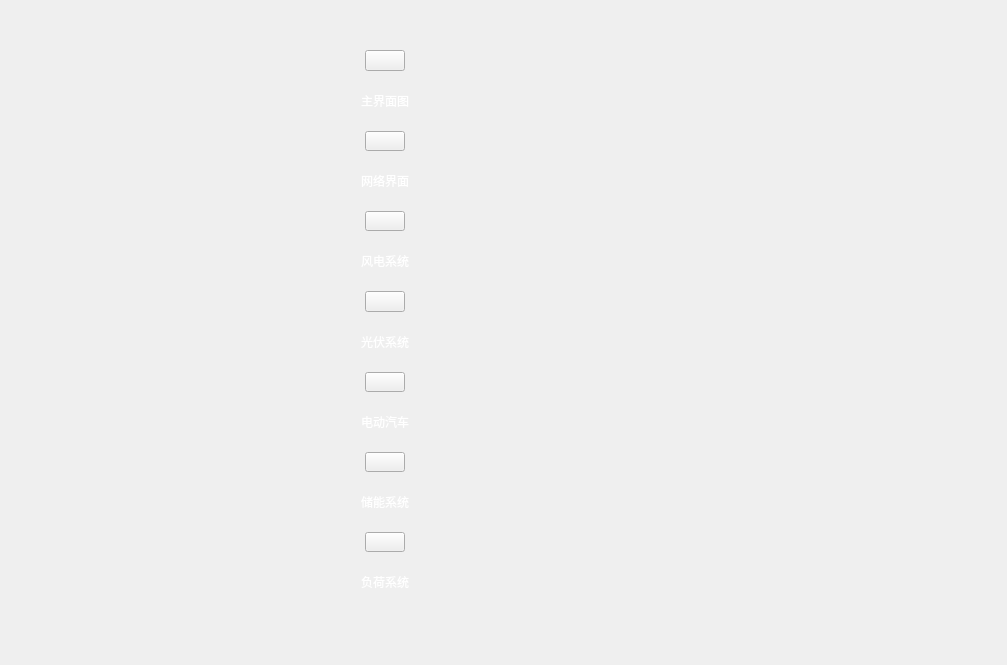
<?xml version="1.0" encoding="UTF-8"?>
<ui version="4.0">
 <class>Form</class>
 <widget class="QWidget" name="Form">
  <property name="geometry">
   <rect>
    <x>0</x>
    <y>0</y>
    <width>1007</width>
    <height>665</height>
   </rect>
  </property>
  <property name="windowTitle">
   <string>Form</string>
  </property>
  <widget class="QWidget" name="layoutWidget">
   <property name="geometry">
    <rect>
     <x>290</x>
     <y>50</y>
     <width>190</width>
     <height>542</height>
    </rect>
   </property>
   <layout class="QVBoxLayout" name="layout1">
    <property name="spacing">
     <number>20</number>
    </property>
    <item>
     <layout class="QVBoxLayout" name="verticalLayout">
      <item>
       <layout class="QHBoxLayout" name="horizontalLayout">
        <item>
         <spacer name="horizontalSpacer">
          <property name="orientation">
           <enum>Qt::Horizontal</enum>
          </property>
          <property name="sizeHint" stdset="0">
           <size>
            <width>40</width>
            <height>20</height>
           </size>
          </property>
         </spacer>
        </item>
        <item>
         <widget class="QPushButton" name="Btn1">
          <property name="sizePolicy">
           <sizepolicy hsizetype="Preferred" vsizetype="Preferred">
            <horstretch>0</horstretch>
            <verstretch>0</verstretch>
           </sizepolicy>
          </property>
          <property name="text">
           <string/>
          </property>
         </widget>
        </item>
        <item>
         <spacer name="horizontalSpacer_2">
          <property name="orientation">
           <enum>Qt::Horizontal</enum>
          </property>
          <property name="sizeHint" stdset="0">
           <size>
            <width>40</width>
            <height>20</height>
           </size>
          </property>
         </spacer>
        </item>
       </layout>
      </item>
      <item>
       <layout class="QHBoxLayout" name="horizontalLayout_2">
        <item>
         <spacer name="horizontalSpacer_4">
          <property name="orientation">
           <enum>Qt::Horizontal</enum>
          </property>
          <property name="sizeHint" stdset="0">
           <size>
            <width>40</width>
            <height>20</height>
           </size>
          </property>
         </spacer>
        </item>
        <item>
         <widget class="QLabel" name="txt1">
          <property name="styleSheet">
           <string notr="true">font: 15pt &quot;SimSun&quot;;
color:white;</string>
          </property>
          <property name="text">
           <string>主界面图</string>
          </property>
          <property name="alignment">
           <set>Qt::AlignCenter</set>
          </property>
         </widget>
        </item>
        <item>
         <spacer name="horizontalSpacer_3">
          <property name="orientation">
           <enum>Qt::Horizontal</enum>
          </property>
          <property name="sizeHint" stdset="0">
           <size>
            <width>40</width>
            <height>20</height>
           </size>
          </property>
         </spacer>
        </item>
       </layout>
      </item>
     </layout>
    </item>
    <item>
     <layout class="QVBoxLayout" name="verticalLayout_2">
      <item>
       <layout class="QHBoxLayout" name="horizontalLayout_17">
        <item>
         <spacer name="horizontalSpacer_33">
          <property name="orientation">
           <enum>Qt::Horizontal</enum>
          </property>
          <property name="sizeHint" stdset="0">
           <size>
            <width>40</width>
            <height>20</height>
           </size>
          </property>
         </spacer>
        </item>
        <item>
         <widget class="QPushButton" name="Btn2">
          <property name="sizePolicy">
           <sizepolicy hsizetype="Preferred" vsizetype="Preferred">
            <horstretch>0</horstretch>
            <verstretch>0</verstretch>
           </sizepolicy>
          </property>
          <property name="text">
           <string/>
          </property>
         </widget>
        </item>
        <item>
         <spacer name="horizontalSpacer_34">
          <property name="orientation">
           <enum>Qt::Horizontal</enum>
          </property>
          <property name="sizeHint" stdset="0">
           <size>
            <width>40</width>
            <height>20</height>
           </size>
          </property>
         </spacer>
        </item>
       </layout>
      </item>
      <item>
       <layout class="QHBoxLayout" name="horizontalLayout_18">
        <item>
         <spacer name="horizontalSpacer_36">
          <property name="orientation">
           <enum>Qt::Horizontal</enum>
          </property>
          <property name="sizeHint" stdset="0">
           <size>
            <width>40</width>
            <height>20</height>
           </size>
          </property>
         </spacer>
        </item>
        <item>
         <widget class="QLabel" name="txt2">
          <property name="styleSheet">
           <string notr="true">font: 15pt &quot;SimSun&quot;;
color:white;</string>
          </property>
          <property name="text">
           <string>网络界面</string>
          </property>
          <property name="alignment">
           <set>Qt::AlignCenter</set>
          </property>
         </widget>
        </item>
        <item>
         <spacer name="horizontalSpacer_35">
          <property name="orientation">
           <enum>Qt::Horizontal</enum>
          </property>
          <property name="sizeHint" stdset="0">
           <size>
            <width>40</width>
            <height>20</height>
           </size>
          </property>
         </spacer>
        </item>
       </layout>
      </item>
     </layout>
    </item>
    <item>
     <layout class="QVBoxLayout" name="verticalLayout_3">
      <item>
       <layout class="QHBoxLayout" name="horizontalLayout_19">
        <item>
         <spacer name="horizontalSpacer_38">
          <property name="orientation">
           <enum>Qt::Horizontal</enum>
          </property>
          <property name="sizeHint" stdset="0">
           <size>
            <width>40</width>
            <height>20</height>
           </size>
          </property>
         </spacer>
        </item>
        <item>
         <widget class="QPushButton" name="Btn3">
          <property name="sizePolicy">
           <sizepolicy hsizetype="Preferred" vsizetype="Preferred">
            <horstretch>0</horstretch>
            <verstretch>0</verstretch>
           </sizepolicy>
          </property>
          <property name="text">
           <string/>
          </property>
         </widget>
        </item>
        <item>
         <spacer name="horizontalSpacer_37">
          <property name="orientation">
           <enum>Qt::Horizontal</enum>
          </property>
          <property name="sizeHint" stdset="0">
           <size>
            <width>40</width>
            <height>20</height>
           </size>
          </property>
         </spacer>
        </item>
       </layout>
      </item>
      <item>
       <layout class="QHBoxLayout" name="horizontalLayout_20">
        <item>
         <spacer name="horizontalSpacer_40">
          <property name="orientation">
           <enum>Qt::Horizontal</enum>
          </property>
          <property name="sizeHint" stdset="0">
           <size>
            <width>40</width>
            <height>20</height>
           </size>
          </property>
         </spacer>
        </item>
        <item>
         <widget class="QLabel" name="txt3">
          <property name="styleSheet">
           <string notr="true">font: 15pt &quot;SimSun&quot;;
color:white;</string>
          </property>
          <property name="text">
           <string>风电系统</string>
          </property>
          <property name="alignment">
           <set>Qt::AlignCenter</set>
          </property>
         </widget>
        </item>
        <item>
         <spacer name="horizontalSpacer_39">
          <property name="orientation">
           <enum>Qt::Horizontal</enum>
          </property>
          <property name="sizeHint" stdset="0">
           <size>
            <width>40</width>
            <height>20</height>
           </size>
          </property>
         </spacer>
        </item>
       </layout>
      </item>
     </layout>
    </item>
    <item>
     <layout class="QVBoxLayout" name="verticalLayout_4">
      <item>
       <layout class="QHBoxLayout" name="horizontalLayout_21">
        <item>
         <spacer name="horizontalSpacer_42">
          <property name="orientation">
           <enum>Qt::Horizontal</enum>
          </property>
          <property name="sizeHint" stdset="0">
           <size>
            <width>40</width>
            <height>20</height>
           </size>
          </property>
         </spacer>
        </item>
        <item>
         <widget class="QPushButton" name="Btn4">
          <property name="sizePolicy">
           <sizepolicy hsizetype="Preferred" vsizetype="Preferred">
            <horstretch>0</horstretch>
            <verstretch>0</verstretch>
           </sizepolicy>
          </property>
          <property name="text">
           <string/>
          </property>
         </widget>
        </item>
        <item>
         <spacer name="horizontalSpacer_41">
          <property name="orientation">
           <enum>Qt::Horizontal</enum>
          </property>
          <property name="sizeHint" stdset="0">
           <size>
            <width>40</width>
            <height>20</height>
           </size>
          </property>
         </spacer>
        </item>
       </layout>
      </item>
      <item>
       <layout class="QHBoxLayout" name="horizontalLayout_22">
        <item>
         <spacer name="horizontalSpacer_44">
          <property name="orientation">
           <enum>Qt::Horizontal</enum>
          </property>
          <property name="sizeHint" stdset="0">
           <size>
            <width>40</width>
            <height>20</height>
           </size>
          </property>
         </spacer>
        </item>
        <item>
         <widget class="QLabel" name="txt4">
          <property name="styleSheet">
           <string notr="true">font: 15pt &quot;SimSun&quot;;
color:white;</string>
          </property>
          <property name="text">
           <string>光伏系统</string>
          </property>
          <property name="alignment">
           <set>Qt::AlignCenter</set>
          </property>
         </widget>
        </item>
        <item>
         <spacer name="horizontalSpacer_43">
          <property name="orientation">
           <enum>Qt::Horizontal</enum>
          </property>
          <property name="sizeHint" stdset="0">
           <size>
            <width>40</width>
            <height>20</height>
           </size>
          </property>
         </spacer>
        </item>
       </layout>
      </item>
     </layout>
    </item>
    <item>
     <layout class="QVBoxLayout" name="verticalLayout_5">
      <item>
       <layout class="QHBoxLayout" name="horizontalLayout_23">
        <item>
         <spacer name="horizontalSpacer_46">
          <property name="orientation">
           <enum>Qt::Horizontal</enum>
          </property>
          <property name="sizeHint" stdset="0">
           <size>
            <width>40</width>
            <height>20</height>
           </size>
          </property>
         </spacer>
        </item>
        <item>
         <widget class="QPushButton" name="Btn5">
          <property name="sizePolicy">
           <sizepolicy hsizetype="Preferred" vsizetype="Preferred">
            <horstretch>0</horstretch>
            <verstretch>0</verstretch>
           </sizepolicy>
          </property>
          <property name="text">
           <string/>
          </property>
         </widget>
        </item>
        <item>
         <spacer name="horizontalSpacer_45">
          <property name="orientation">
           <enum>Qt::Horizontal</enum>
          </property>
          <property name="sizeHint" stdset="0">
           <size>
            <width>40</width>
            <height>20</height>
           </size>
          </property>
         </spacer>
        </item>
       </layout>
      </item>
      <item>
       <layout class="QHBoxLayout" name="horizontalLayout_24">
        <item>
         <spacer name="horizontalSpacer_47">
          <property name="orientation">
           <enum>Qt::Horizontal</enum>
          </property>
          <property name="sizeHint" stdset="0">
           <size>
            <width>40</width>
            <height>20</height>
           </size>
          </property>
         </spacer>
        </item>
        <item>
         <widget class="QLabel" name="txt5">
          <property name="styleSheet">
           <string notr="true">font: 15pt &quot;SimSun&quot;;
color:white;</string>
          </property>
          <property name="text">
           <string>电动汽车</string>
          </property>
          <property name="alignment">
           <set>Qt::AlignCenter</set>
          </property>
         </widget>
        </item>
        <item>
         <spacer name="horizontalSpacer_48">
          <property name="orientation">
           <enum>Qt::Horizontal</enum>
          </property>
          <property name="sizeHint" stdset="0">
           <size>
            <width>40</width>
            <height>20</height>
           </size>
          </property>
         </spacer>
        </item>
       </layout>
      </item>
     </layout>
    </item>
    <item>
     <layout class="QVBoxLayout" name="verticalLayout_6">
      <item>
       <layout class="QHBoxLayout" name="horizontalLayout_25">
        <item>
         <spacer name="horizontalSpacer_50">
          <property name="orientation">
           <enum>Qt::Horizontal</enum>
          </property>
          <property name="sizeHint" stdset="0">
           <size>
            <width>40</width>
            <height>20</height>
           </size>
          </property>
         </spacer>
        </item>
        <item>
         <widget class="QPushButton" name="Btn6">
          <property name="sizePolicy">
           <sizepolicy hsizetype="Preferred" vsizetype="Preferred">
            <horstretch>0</horstretch>
            <verstretch>0</verstretch>
           </sizepolicy>
          </property>
          <property name="text">
           <string/>
          </property>
         </widget>
        </item>
        <item>
         <spacer name="horizontalSpacer_49">
          <property name="orientation">
           <enum>Qt::Horizontal</enum>
          </property>
          <property name="sizeHint" stdset="0">
           <size>
            <width>40</width>
            <height>20</height>
           </size>
          </property>
         </spacer>
        </item>
       </layout>
      </item>
      <item>
       <layout class="QHBoxLayout" name="horizontalLayout_26">
        <item>
         <spacer name="horizontalSpacer_52">
          <property name="orientation">
           <enum>Qt::Horizontal</enum>
          </property>
          <property name="sizeHint" stdset="0">
           <size>
            <width>40</width>
            <height>20</height>
           </size>
          </property>
         </spacer>
        </item>
        <item>
         <widget class="QLabel" name="txt6">
          <property name="styleSheet">
           <string notr="true">font: 15pt &quot;SimSun&quot;;
color:white;</string>
          </property>
          <property name="text">
           <string>储能系统</string>
          </property>
          <property name="alignment">
           <set>Qt::AlignCenter</set>
          </property>
         </widget>
        </item>
        <item>
         <spacer name="horizontalSpacer_51">
          <property name="orientation">
           <enum>Qt::Horizontal</enum>
          </property>
          <property name="sizeHint" stdset="0">
           <size>
            <width>40</width>
            <height>20</height>
           </size>
          </property>
         </spacer>
        </item>
       </layout>
      </item>
     </layout>
    </item>
    <item>
     <layout class="QVBoxLayout" name="verticalLayout_7">
      <item>
       <layout class="QHBoxLayout" name="horizontalLayout_27">
        <item>
         <spacer name="horizontalSpacer_54">
          <property name="orientation">
           <enum>Qt::Horizontal</enum>
          </property>
          <property name="sizeHint" stdset="0">
           <size>
            <width>40</width>
            <height>20</height>
           </size>
          </property>
         </spacer>
        </item>
        <item>
         <widget class="QPushButton" name="Btn7">
          <property name="sizePolicy">
           <sizepolicy hsizetype="Preferred" vsizetype="Preferred">
            <horstretch>0</horstretch>
            <verstretch>0</verstretch>
           </sizepolicy>
          </property>
          <property name="text">
           <string/>
          </property>
         </widget>
        </item>
        <item>
         <spacer name="horizontalSpacer_53">
          <property name="orientation">
           <enum>Qt::Horizontal</enum>
          </property>
          <property name="sizeHint" stdset="0">
           <size>
            <width>40</width>
            <height>20</height>
           </size>
          </property>
         </spacer>
        </item>
       </layout>
      </item>
      <item>
       <layout class="QHBoxLayout" name="horizontalLayout_28">
        <item>
         <spacer name="horizontalSpacer_56">
          <property name="orientation">
           <enum>Qt::Horizontal</enum>
          </property>
          <property name="sizeHint" stdset="0">
           <size>
            <width>40</width>
            <height>20</height>
           </size>
          </property>
         </spacer>
        </item>
        <item>
         <widget class="QLabel" name="txt7">
          <property name="styleSheet">
           <string notr="true">font: 15pt &quot;SimSun&quot;;
color:white;</string>
          </property>
          <property name="text">
           <string>负荷系统</string>
          </property>
          <property name="alignment">
           <set>Qt::AlignCenter</set>
          </property>
         </widget>
        </item>
        <item>
         <spacer name="horizontalSpacer_55">
          <property name="orientation">
           <enum>Qt::Horizontal</enum>
          </property>
          <property name="sizeHint" stdset="0">
           <size>
            <width>40</width>
            <height>20</height>
           </size>
          </property>
         </spacer>
        </item>
       </layout>
      </item>
     </layout>
    </item>
   </layout>
  </widget>
 </widget>
 <resources/>
 <connections/>
</ui>
